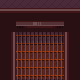

Rendered tile map (Tiled .tmx) drawn with the repository's tilesets; below, a short description and the full map source, tile grids included:
An orthogonal 5x5 tile map with 16x16 px tiles, 9 tile layers (OpenBack, ClosedBack, OpenWalls, ClosedWalls, ...).

<map version="1.10" tiledversion="1.10.2" orientation="orthogonal" renderorder="right-down" width="5" height="5" tilewidth="16" tileheight="16" infinite="0" nextlayerid="12" nextobjectid="1">
 <tileset firstgid="1" source="../../../Tilesets/forge_tileset.tsx" />
 <layer id="1" name="OpenBack" width="5" height="5">
  <data encoding="csv">
228,182,203,180,228,
0,202,203,204,0,
0,202,203,204,0,
0,202,203,204,0,
0,202,203,204,0
</data>
 </layer>
 <layer id="9" name="ClosedBack" width="5" height="5">
  <data encoding="csv">
228,228,228,228,228,
0,0,0,0,0,
0,0,0,0,0,
0,0,0,0,0,
0,0,0,0,0
</data>
 </layer>
 <layer id="2" name="OpenWalls" width="5" height="5">
  <data encoding="csv">
0,0,0,0,0,
144,0,0,0,148,
55,0,0,0,51,
55,0,0,0,51,
55,0,0,0,51
</data>
 </layer>
 <layer id="10" name="ClosedWalls" width="5" height="5">
  <data encoding="csv">
0,0,0,0,0,
28,28,28,28,28,
0,0,0,0,0,
0,0,0,0,0,
0,0,0,0,0
</data>
 </layer>
 <layer id="6" name="GateWalls" width="5" height="5">
  <data encoding="csv">
0,0,0,0,0,
0,0,0,0,0,
0,194,194,194,0,
0,219,219,219,0,
0,244,244,244,0
</data>
 </layer>
 <layer id="3" name="OpenFront" width="5" height="5">
  <data encoding="csv">
4,0,0,0,2,
0,0,0,0,0,
0,0,0,0,0,
0,0,0,0,0,
0,0,0,0,0
</data>
 </layer>
 <layer id="11" name="ClosedFront" width="5" height="5">
  <data encoding="csv">
3,3,3,3,3,
0,0,0,0,0,
0,0,0,0,0,
0,0,0,0,0,
0,0,0,0,0
</data>
 </layer>
 <layer id="4" name="GateFront" width="5" height="5">
  <data encoding="csv">
0,0,0,0,0,
0,169,169,169,0,
0,0,0,0,0,
0,0,0,0,0,
0,0,0,0,0
</data>
 </layer>
 <layer id="5" name="OpenAboveFront" width="5" height="5">
  <data encoding="csv">
0,0,0,0,0,
0,145,146,147,0,
0,0,0,0,0,
0,0,0,0,0,
0,0,0,0,0
</data>
 </layer>
</map>
